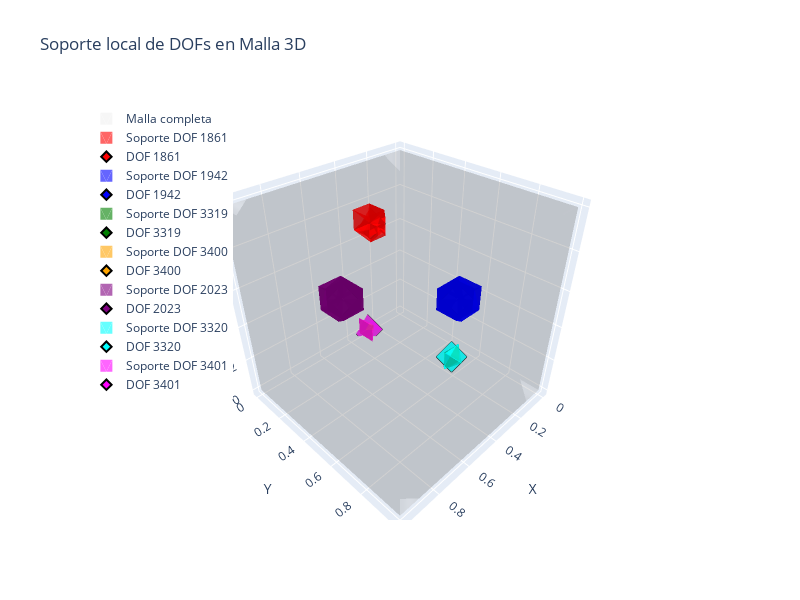

The code cell stored with this chart in its notebook:
### Code cell
# Índices de DOFs a analizar
index_dof = top_10_idx_momentum_z[:7]

# Obtener elementos y tetraedros
elements = mesh.t.T
nodes_coords = mesh.p

# Crear figura
fig = go.Figure()

# 1. Graficar la malla completa (semitransparente)
# Extraer todas las caras del boundary
boundary_facets_idx = mesh.boundary_facets()
boundary_faces = mesh.facets[:, boundary_facets_idx]

fig.add_trace(
    go.Mesh3d(
        x=nodes_coords[0, :],
        y=nodes_coords[1, :],
        z=nodes_coords[2, :],
        i=boundary_faces[0, :],
        j=boundary_faces[1, :],
        k=boundary_faces[2, :],
        color='lightgray',
        opacity=0.2,
        name='Malla completa',
        showlegend=True,
        lighting=dict(ambient=0.6, diffuse=0.5, specular=0.3)
    )
)

# 2. Para cada DOF, encontrar elementos que lo contienen
colors = ['red', 'blue', 'green', 'orange', 'purple', 'cyan', 'magenta']

for idx, dof in enumerate(index_dof):
    # Encontrar elementos que contienen este DOF
    element_indices = np.where(basis_u.element_dofs == dof)[1]
    
    if len(element_indices) == 0:
        continue
    
    # Obtener tetraedros de esos elementos
    elements_subset = elements[element_indices]
    
    # Crear caras de los tetraedros para visualización
    # Cada tetraedro tiene 4 caras triangulares
    faces_i, faces_j, faces_k = [], [], []
    
    for tet in elements_subset:
        # Cara 1: nodos 0, 1, 2
        faces_i.extend([tet[0], tet[0], tet[0], tet[1]])
        faces_j.extend([tet[1], tet[1], tet[2], tet[2]])
        faces_k.extend([tet[2], tet[3], tet[3], tet[3]])
    
    # Graficar elementos que contienen el DOF
    fig.add_trace(
        go.Mesh3d(
            x=nodes_coords[0, :],
            y=nodes_coords[1, :],
            z=nodes_coords[2, :],
            i=faces_i,
            j=faces_j,
            k=faces_k,
            color=colors[idx % len(colors)],
            opacity=0.6,
            name=f'Soporte DOF {dof}',
            showlegend=True
        )
    )
    
    # 3. Marcar la ubicación exacta del DOF
    dof_loc = basis_u.doflocs[:, dof]
    
    fig.add_trace(
        go.Scatter3d(
            x=[dof_loc[0]],
            y=[dof_loc[1]],
            z=[dof_loc[2]],
            mode='markers',
            marker=dict(
                size=8,
                color=colors[idx % len(colors)],
                symbol='diamond',
                line=dict(color='black', width=2)
            ),
            name=f'DOF {dof}',
            showlegend=True
        )
    )

# Configurar layout con mayor ancho
fig.update_layout(
    title='Soporte local de DOFs en Malla 3D',
    width=800,
    height=600,
    scene=dict(
        xaxis_title='X',
        yaxis_title='Y',
        zaxis_title='Z',
        aspectmode='data'
    ),
    showlegend=True,
    legend=dict(
        yanchor="top",
        y=0.99,
        xanchor="left",
        x=0.01
    )
)

fig.show()

### Figure 1 — Plotly figure (JSON) as saved in the notebook; plotly's stock layout.template omitted (floating-point values rounded to 4 significant figures; data arrays with more than 128 entries replaced by an {"elided": "..."} marker saying what was removed)
{"data": [{"color": "lightgray", "i": {"elided": "972 int values"}, "j": {"elided": "972 int values"}, "k": {"elided": "972 int values"}, "lighting": {"ambient": 0.6, "diffuse": 0.5, "specular": 0.3}, "name": "Malla completa", "opacity": 0.2, "showlegend": true, "type": "mesh3d", "x": {"elided": "1000 float values"}, "y": {"elided": "1000 float values"}, "z": {"elided": "1000 float values"}}, {"color": "red", "i": [620, 620, 620, 621, 620, 620, 620, 621, 620, 620, 620, 630, 620, 620, 620, 720, 620, 620, 620, 630, 620, 620, 620, 720, 610, 610, 610, 620, 520, 520, 520, 620, 610, 610, 610, 620, 520, 520, 520, 620, 510, 510, 510, 520, 510, 510, 510, 610], "j": [621, 621, 721, 721, 621, 621, 631, 631, 630, 630, 631, 631, 720, 720, 721, 721, 630, 630, 730, 730, 720, 720, 730, 730, 620, 620, 621, 621, 620, 620, 621, 621, 620, 620, 720, 720, 620, 620, 630, 630, 520, 520, 620, 620, 610, 610, 620, 620], "k": [721, 731, 731, 731, 631, 731, 731, 731, 631, 731, 731, 731, 721, 731, 731, 731, 730, 731, 731, 731, 730, 731, 731, 731, 621, 721, 721, 721, 621, 631, 631, 631, 720, 721, 721, 721, 630, 631, 631, 631, 620, 621, 621, 621, 620, 621, 621, 621], "name": "Soporte DOF 1861", "opacity": 0.6, "showlegend": true, "type": "mesh3d", "x": {"elided": "1000 float values"}, "y": {"elided": "1000 float values"}, "z": {"elided": "1000 float values"}}, {"marker": {"color": "red", "line": {"color": "black", "width": 2}, "size": 8, "symbol": "diamond"}, "mode": "markers", "name": "DOF 1861", "showlegend": true, "type": "scatter3d", "x": [0.2222], "y": [0], "z": [0.6667]}, {"color": "blue", "i": [647, 647, 647, 648, 647, 647, 647, 648, 647, 647, 647, 657, 647, 647, 647, 747, 647, 647, 647, 657, 647, 647, 647, 747, 646, 646, 646, 647, 646, 646, 646, 647, 637, 637, 637, 647, 547, 547, 547, 647, 637, 637, 637, 647, 547, 547, 547, 647, 546, 546, 546, 547, 636, 636, 636, 637, 636, 636, 636, 646, 546, 546, 546, 646, 537, 537, 537, 547, 537, 537, 537, 637, 536, 536, 536, 537, 536, 536, 536, 537, 536, 536, 536, 546, 536, 536, 536, 636, 536, 536, 536, 546, 536, 536, 536, 636], "j": [648, 648, 748, 748, 648, 648, 658, 658, 657, 657, 658, 658, 747, 747, 748, 748, 657, 657, 757, 757, 747, 747, 757, 757, 647, 647, 747, 747, 647, 647, 657, 657, 647, 647, 648, 648, 647, 647, 648, 648, 647, 647, 747, 747, 647, 647, 657, 657, 547, 547, 647, 647, 637, 637, 647, 647, 646, 646, 647, 647, 646, 646, 647, 647, 547, 547, 647, 647, 637, 637, 647, 647, 537, 537, 637, 637, 537, 537, 547, 547, 546, 546, 547, 547, 636, 636, 637, 637, 546, 546, 646, 646, 636, 636, 646, 646], "k": [748, 758, 758, 758, 658, 758, 758, 758, 658, 758, 758, 758, 748, 758, 758, 758, 757, 758, 758, 758, 757, 758, 758, 758, 747, 757, 757, 757, 657, 757, 757, 757, 648, 748, 748, 748, 648, 658, 658, 658, 747, 748, 748, 748, 657, 658, 658, 658, 647, 657, 657, 657, 647, 747, 747, 747, 647, 747, 747, 747, 647, 657, 657, 657, 647, 648, 648, 648, 647, 648, 648, 648, 637, 647, 647, 647, 547, 647, 647, 647, 547, 647, 647, 647, 637, 647, 647, 647, 646, 647, 647, 647, 646, 647, 647, 647], "name": "Soporte DOF 1942", "opacity": 0.6, "showlegend": true, "type": "mesh3d", "x": {"elided": "1000 float values"}, "y": {"elided": "1000 float values"}, "z": {"elided": "1000 float values"}}, {"marker": {"color": "blue", "line": {"color": "black", "width": 2}, "size": 8, "symbol": "diamond"}, "mode": "markers", "name": "DOF 1942", "showlegend": true, "type": "scatter3d", "x": [0.4444], "y": [0.7778], "z": [0.6667]}, {"color": "green", "i": [15, 15, 15, 25, 15, 15, 15, 115, 14, 14, 14, 15, 14, 14, 14, 15], "j": [25, 25, 125, 125, 115, 115, 125, 125, 15, 15, 115, 115, 15, 15, 25, 25], "k": [125, 126, 126, 126, 125, 126, 126, 126, 115, 125, 125, 125, 25, 125, 125, 125], "name": "Soporte DOF 3319", "opacity": 0.6, "showlegend": true, "type": "mesh3d", "x": {"elided": "1000 float values"}, "y": {"elided": "1000 float values"}, "z": {"elided": "1000 float values"}}, {"marker": {"color": "green", "line": {"color": "black", "width": 2}, "size": 8, "symbol": "diamond"}, "mode": "markers", "name": "DOF 3319", "showlegend": true, "type": "scatter3d", "x": [0.1667], "y": [0.5556], "z": [0.05556]}, {"color": "orange", "i": [20, 20, 20, 30, 20, 20, 20, 30], "j": [30, 30, 31, 31, 30, 30, 130, 130], "k": [31, 131, 131, 131, 130, 131, 131, 131], "name": "Soporte DOF 3400", "opacity": 0.6, "showlegend": true, "type": "mesh3d", "x": {"elided": "1000 float values"}, "y": {"elided": "1000 float values"}, "z": {"elided": "1000 float values"}}, {"marker": {"color": "orange", "line": {"color": "black", "width": 2}, "size": 8, "symbol": "diamond"}, "mode": "markers", "name": "DOF 3400", "showlegend": true, "type": "scatter3d", "x": [0.2778], "y": [0], "z": [0]}, {"color": "purple", "i": [674, 674, 674, 675, 674, 674, 674, 675, 674, 674, 674, 684, 674, 674, 674, 774, 674, 674, 674, 684, 674, 674, 674, 774, 673, 673, 673, 674, 673, 673, 673, 674, 664, 664, 664, 674, 574, 574, 574, 674, 664, 664, 664, 674, 574, 574, 574, 674, 573, 573, 573, 574, 663, 663, 663, 664, 663, 663, 663, 673, 573, 573, 573, 673, 564, 564, 564, 574, 564, 564, 564, 664, 563, 563, 563, 564, 563, 563, 563, 564, 563, 563, 563, 573, 563, 563, 563, 663, 563, 563, 563, 573, 563, 563, 563, 663], "j": [675, 675, 775, 775, 675, 675, 685, 685, 684, 684, 685, 685, 774, 774, 775, 775, 684, 684, 784, 784, 774, 774, 784, 784, 674, 674, 774, 774, 674, 674, 684, 684, 674, 674, 675, 675, 674, 674, 675, 675, 674, 674, 774, 774, 674, 674, 684, 684, 574, 574, 674, 674, 664, 664, 674, 674, 673, 673, 674, 674, 673, 673, 674, 674, 574, 574, 674, 674, 664, 664, 674, 674, 564, 564, 664, 664, 564, 564, 574, 574, 573, 573, 574, 574, 663, 663, 664, 664, 573, 573, 673, 673, 663, 663, 673, 673], "k": [775, 785, 785, 785, 685, 785, 785, 785, 685, 785, 785, 785, 775, 785, 785, 785, 784, 785, 785, 785, 784, 785, 785, 785, 774, 784, 784, 784, 684, 784, 784, 784, 675, 775, 775, 775, 675, 685, 685, 685, 774, 775, 775, 775, 684, 685, 685, 685, 674, 684, 684, 684, 674, 774, 774, 774, 674, 774, 774, 774, 674, 684, 684, 684, 674, 675, 675, 675, 674, 675, 675, 675, 664, 674, 674, 674, 574, 674, 674, 674, 574, 674, 674, 674, 664, 674, 674, 674, 673, 674, 674, 674, 673, 674, 674, 674], "name": "Soporte DOF 2023", "opacity": 0.6, "showlegend": true, "type": "mesh3d", "x": {"elided": "1000 float values"}, "y": {"elided": "1000 float values"}, "z": {"elided": "1000 float values"}}, {"marker": {"color": "purple", "line": {"color": "black", "width": 2}, "size": 8, "symbol": "diamond"}, "mode": "markers", "name": "DOF 2023", "showlegend": true, "type": "scatter3d", "x": [0.7778], "y": [0.4444], "z": [0.6667]}, {"color": "cyan", "i": [15, 15, 15, 25, 15, 15, 15, 115, 14, 14, 14, 15, 14, 14, 14, 15], "j": [25, 25, 125, 125, 115, 115, 125, 125, 15, 15, 115, 115, 15, 15, 25, 25], "k": [125, 126, 126, 126, 125, 126, 126, 126, 115, 125, 125, 125, 25, 125, 125, 125], "name": "Soporte DOF 3320", "opacity": 0.6, "showlegend": true, "type": "mesh3d", "x": {"elided": "1000 float values"}, "y": {"elided": "1000 float values"}, "z": {"elided": "1000 float values"}}, {"marker": {"color": "cyan", "line": {"color": "black", "width": 2}, "size": 8, "symbol": "diamond"}, "mode": "markers", "name": "DOF 3320", "showlegend": true, "type": "scatter3d", "x": [0.1667], "y": [0.5556], "z": [0.05556]}, {"color": "magenta", "i": [20, 20, 20, 30, 20, 20, 20, 30], "j": [30, 30, 31, 31, 30, 30, 130, 130], "k": [31, 131, 131, 131, 130, 131, 131, 131], "name": "Soporte DOF 3401", "opacity": 0.6, "showlegend": true, "type": "mesh3d", "x": {"elided": "1000 float values"}, "y": {"elided": "1000 float values"}, "z": {"elided": "1000 float values"}}, {"marker": {"color": "magenta", "line": {"color": "black", "width": 2}, "size": 8, "symbol": "diamond"}, "mode": "markers", "name": "DOF 3401", "showlegend": true, "type": "scatter3d", "x": [0.2778], "y": [0], "z": [0]}], "layout": {"height": 600, "legend": {"x": 0.01, "xanchor": "left", "y": 0.99, "yanchor": "top"}, "scene": {"aspectmode": "data", "xaxis": {"title": {"text": "X"}}, "yaxis": {"title": {"text": "Y"}}, "zaxis": {"title": {"text": "Z"}}}, "showlegend": true, "title": {"text": "Soporte local de DOFs en Malla 3D"}, "width": 800}}
